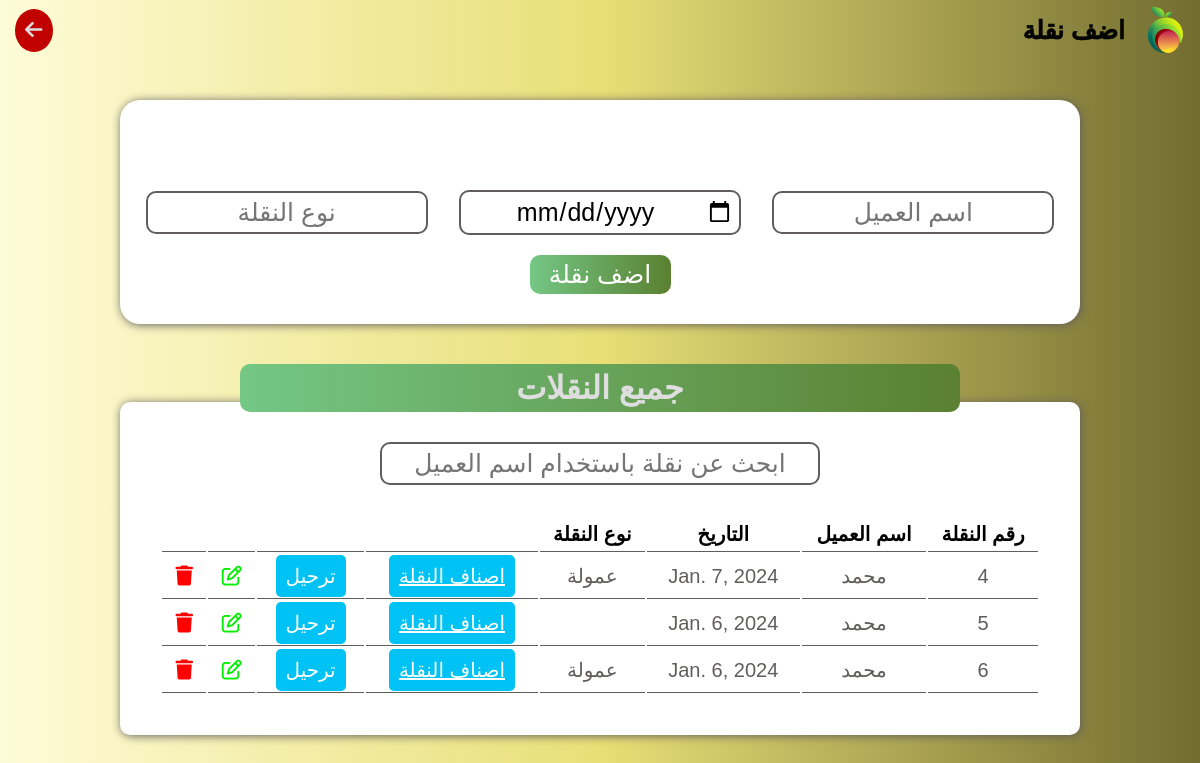
The page /addcontainer on the database as committed earlier.
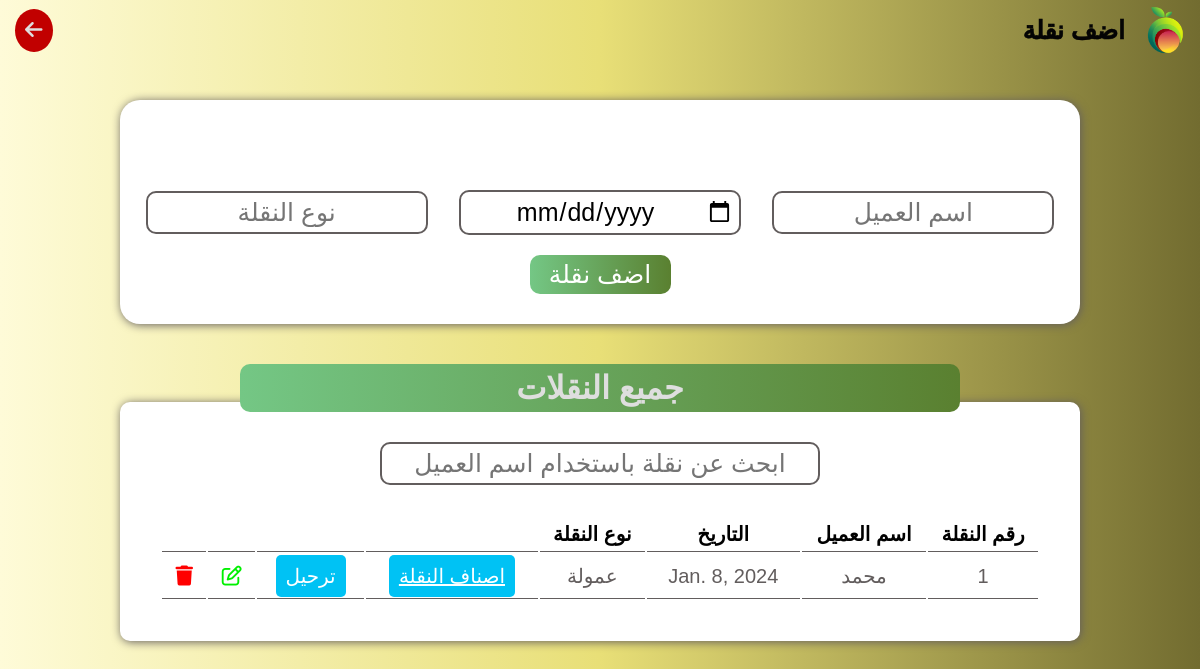
The same page on the database as committed later.
### user/models.py (models this page shows, shortened)
class Container(models.Model):
    supplier = models.ForeignKey(Supplier, on_delete=models.SET_NULL, null=True)
    date = models.DateField()
    type = models.CharField(max_length=30, default='عمولة')
    num_sold_items = models.PositiveIntegerField(null=True)
    num_not_sold_items = models.PositiveIntegerField(null=True)

class Supplier(models.Model):
    name = models.CharField(max_length=30)
    place = models.CharField(max_length=70, default='غير محدد')
    date = models.DateField(default=timezone.now().date())
    type = models.CharField(max_length=30, default='عمولة')
    his_money = models.DecimalField(max_digits=10, decimal_places=2, default=0)
    on_him_money = models.DecimalField(max_digits=10, decimal_places=2,default=0)
    total = models.DecimalField(max_digits=10, decimal_places=2, blank=True, null=True)
    num_of_containers = models.PositiveIntegerField(default=0)
    @property
    def total(self):
        return self.his_money - self.on_him_money
    @property
    def num_of_containers(self):
        return self.container_set.count()

### user/views.py (the view, shortened to what this page needs)
# urls.py: path('addcontainer',views.add_container, name='addcontainer' ),
def add_container(request):
    container = Container.objects.all()
    context = {'container':container}
    containers = Container.objects.all()
    context = {'containers': containers}
    return render(request, 'add.html', context)

### templates/add.html (shortened to what this page needs)
{% load static %}
<!DOCTYPE html>
<html lang="en">
<head>
    <link rel="stylesheet" href="https://cdnjs.cloudflare.com/ajax/libs/font-awesome/6.5.1/css/all.min.css" />
    <link rel="stylesheet" href="{% static "css/main.css" %}">
</head>
<body>
    <header>
        <div class="main">
            <img src="{% static "images/logo.png" %}" alt="">
            <h1>اضف نقلة</h1>
        </div>
        <a href="#" onclick="goBack()"><i class="fa-solid fa-arrow-left"></i></a>
    </header>
    <div class="addnewcar">
        <form method="POST" class="addcar" action="{% url "addcontainer" %}">
            <ul class="messages">
            </ul>
            <div>
                <input name='supplier' type="text" placeholder="اسم العميل">
                <input name='date' type="date" placeholder="التاريخ">
                <input name='type' type="text" placeholder="نوع النقلة">
            </div>
            <button class="addbtn">اضف نقلة</button>
        </form>
        <div class="title">
            <h1>جميع النقلات</h1>
        </div>
        <div class="table">
            <input id="searchbar" type="text" placeholder="ابحث عن نقلة باستخدام اسم العميل">
            <table>
                <thead>
                    <tr>
                        <th>رقم النقلة</th>
                        <th>اسم العميل</th>
                        <th>التاريخ</th>
                        <th>نوع النقلة</th>
                        <th></th>
                        <th></th>
                        <th></th>
                        <th></th>
                    </tr>
                </thead>
                <tbody id="tablebody">
                    <tr>
                        {% for container in containers  %}
                        <td>{{container.id}}</td>
                        <td>{{container.supplier.name}}</td>
                        <td>{{container.date}}</td>
                        <td>{{container.type}}</td>
                        <td><a href="{% url "containeritems" container.id %}" class="type" id="addkind">اصناف النقلة</a></td>
                        <td><a style="text-decoration: none;" href="{% url "sellcar" %}" class="type" id="sellbtn">ترحيل</a></td>
                        <td><a href="{% url "containerupdate" container.id %}" id="editcar" class="btn" style="color: #00F000;"><i class="fa-regular fa-pen-to-square"></i></a></td>
                        <td><a href="{% url "containerdelete" container.id %}" id="deletecar" class="btn"  style="color: #FF0000;" ><i class="fa-solid fa-trash"></i></a></td>
                    </tr>
                    {% endfor %}
                </tbody>
            </table>
        </div>
    </div>
</body>
</html>

Rows that differ between the two databases and show on the page:
removed Container: id "4", supplier.name "محمد", date "Jan. 7, 2024", type "عمولة"
removed Container: id "5", supplier.name "محمد", date "Jan. 6, 2024"
removed Container: id "6", supplier.name "محمد", date "Jan. 6, 2024", type "عمولة"
added Container: id "1", supplier.name "محمد", date "Jan. 8, 2024", type "عمولة"
